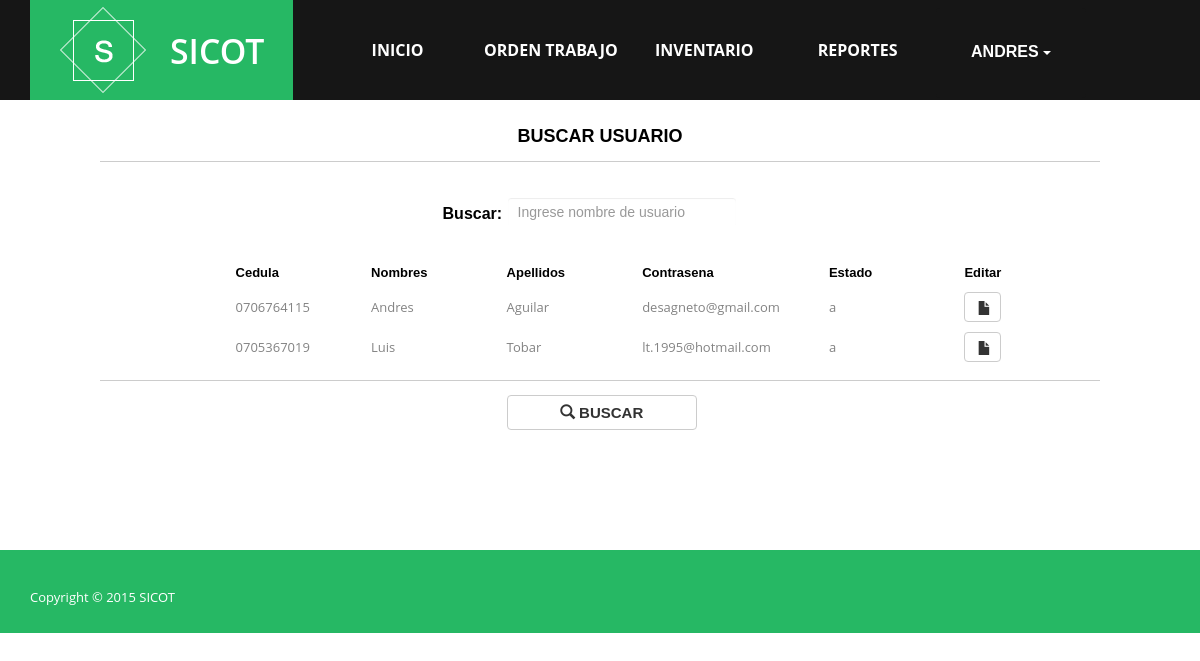
/usuario/buscarusuario/ (signed in), run on the app's committed database.
### principal/models.py (models this page shows, shortened)
class Usuario (AbstractBaseUser,PermissionsMixin):
    usu_cedula = models.CharField(primary_key=True,max_length = 10)
    usu_nombre = models.CharField(max_length = 20)
    usu_apellido = models.CharField(max_length = 50)
    usu_correo = models.EmailField()
    is_active = models.BooleanField(default=True)
    is_staff = models.BooleanField(default=True)
    EST_CHOICES = (
            (u'a', u'Activo'),
            (u'i', u'Inactivo'),
    )
    usu_estado = models.CharField(max_length = 1, choices=EST_CHOICES, default='a')
    object=UserManager()
    USERNAME_FIELD = 'usu_cedula'
    REQUIRED_FIELDS = ['usu_correo','usu_nombre']

### principal/views.py (the view)
# urls.py: url(r'^usuario/buscarusuario/',buscarusuario, name='buscarusuario'),
@login_required(login_url='/')
def buscarusuario(request):
    if request.method=='POST':
        usu=Usuario.objects.filter(usu_cedula__contains=request.POST["txtBuscar"]).values()
        return render_to_response('buscarusuario.html',{'usu':usu},context_instance=RequestContext(request))
    usu=Usuario.object.filter(usu_estado = "a")
    return render_to_response('buscarusuario.html',{'usu':usu},context_instance=RequestContext(request))

### templates/buscarusuario.html (shortened to what this page needs)
{% extends "menu.html" %}
{% load staticfiles %}
{% block content %}
    <form  method="post" id="formulario">
        <div class="table-responsive" >
            <table width="1000" border="0"  align="center">
                <tr>
                    <td width="56" class="titulos"></td>
                    <td height="5" colspan="2" class="titulos"></td>
                    <td colspan="3"></td>
                </tr>
                <tr>
                    <td>&nbsp;</td>
                    <td width="100">&nbsp;</td>
                    <td width="100">&nbsp;</td>
                    <td width="100">&nbsp;</td>
                    <td width="100">&nbsp;</td>
                    <td width="100">&nbsp;</td>
                    <td width="100">&nbsp;</td>
                </tr>
                <tr>
                    <td colspan="7" align="center" > <font color="black" face="Arial" size=4> <b> BUSCAR USUARIO </b></font>  </td>
                </tr>
                <tr>
                    <td colspan="7" class="titulos" height="10"><hr /></td>
                </tr>
                <tr>
                    <td>&nbsp;</td>
                    <td>&nbsp;</td>
                    <td align="right" colspan="1" style="height: 30px; width: 100px" valign="middle"><label> <font color="black" face="Arial" size=3>Buscar:&nbsp;</font></label>
                    </td>
                    <td align="left" colspan="2"><br> <input type="text" name="txtBuscar" style=" width: 230px ; height: 30px ;color: black" id="txtBuscar" class="form-control" placeholder="Ingrese nombre de usuario"> </td>
                    <td>&nbsp;</td>
                    <td>&nbsp;</td>
                </tr>
                <tr class="table table-hover">
                    <th height="30" width="100">&nbsp;</th>
                    <th  height="30" width="100" > <font color="black" face="Arial" size=2> Cedula </font></th>
                    <th height="30"  width="100"><font color="black" face="Arial" size=2> Nombres </font></th>
                    <th height="30"  width="100"><font color="black" face="Arial" size=2> Apellidos </font></th>
                    <th height="30"width="100"><font color="black" face="Arial" size=2> Contrasena </font></th>
                    <th height="30"  width="100"><font color="black" face="Arial" size=2> Estado </font></th>
                    <th height="30"  width="100"><font color="black" face="Arial" size=2> Editar </font></th>
                </tr>
                {% for item in usu %}
                    <tbody class="table table-hover">
                    <tr id="tr{{ item.id }}">
                        <td  height="40"></td>
                        <td  height="40" >{{ item.usu_cedula}}</td>
                        <td  height="40" >{{ item.usu_nombre }}</td>
                        <td  height="40" >{{ item.usu_apellido }}</td>
                        <td  height="40" >{{ item.usu_correo }}</td>
                        <td  height="40" >{{ item.usu_estado }}</td>
                        <td  height="30">
                            <button style="height: 30px; width: 37px" aria-label="Left Align" class="btn btn-default" type="button" onclick="window.location.href='{% url 'modificarusuario' item.usu_cedula %}'" >
                                <span class="glyphicon glyphicon-file" aria-hidden="true" > </span>
                            </button>
                        </td>
                    </tr>
                    </tbody>
                {% endfor %}
                <tr>
                    <td colspan="7" class="titulos" height="10"><hr /></td>
                </tr>
                <tr>
                    <td>&nbsp;</td>
                    <td>&nbsp;</td>
                    <td>&nbsp;</td>
                    <td colspan="2" align="left" > <button type="submit" style="font-size: 15px; width: 190px"   class="btn btn-default" aria-label="Left Align"  >
                        <span class="glyphicon glyphicon-search" aria-hidden="true" > </span>  <b> BUSCAR  </b>
                    </button> </td>
                    <td>&nbsp;</td>
                    <td>&nbsp;</td>
                </tr>
            </table>
        </div>
    </form>
{% endblock content %}

### templates/menu.html (shortened to what this page needs)
<!DOCTYPE html>
<html>
<head>
    {% load staticfiles %}
    {% block css %}
        <link rel="stylesheet" href="{% static 'css/bootstrap.min.css' %}">
        <link rel="stylesheet" href="{% static 'css/normalize.min.css' %}">
        <link rel="stylesheet" href="{% static 'css/animate.css' %}">
        <link rel="stylesheet" href="{% static 'css/font-awesome.min.css' %}">
        <link rel="stylesheet" href="{% static 'css/templatemo_misc.css' %}">
        <link rel="stylesheet" href="{% static 'css/templatemo_style.css' %}">
        <link rel="stylesheet" href="{% static 'css/formulario.css' %}">
    {% endblock css %}
</head>
<body>
<div id="front">
        <div class="site-header">
            <div class="container">
                <div class="row">
                    <div class="col-md-3 col-sm-10 col-xs-20">
                        <div id="templatemo_logo">
                            <h1><a href="{% url 'inicio' %}">SICOT</a></h1>
                        </div>
                    </div>
                    <div class="col-md-8 col-sm-20 col-xs-20">
                        <div class="main-menu">
                            <ul >
                                <li><a href="{% url 'inicio' %}">Inicio</a></li>
                                <li><a href="{% url 'orden' %}">Orden Trabajo</a></li>
                                <li><a href="{% url 'inventario' %}">Inventario</a></li>
                                <li><a href="{% url 'reporte' %}">Reportes</a></li>
                                <div class="btn-group">
                                  <button id="btnuser" style="font-size: 16px; width: 150px ;height: 90px; border: 0px; background: #161616; color: #ffffff" type="button" class="btn btn-default dropdown-toggle" data-toggle="dropdown" aria-haspopup="true" aria-expanded="false">
                                   <b>  {{ user.usu_nombre|upper}}  </b> <span class="caret"></span>
                                  </button>
                                </div>
                            </ul>
                        </div>
                    </div>
                </div>
            </div>
        </div>
    </div>
<div id="contenido" >
    {% block content %}  {% endblock content %}
</div>
</body>
<div class="site-footer">
        <div class="container">
            <div class="row">
                <div class="col-md-6 col-sm-6">
                    <span >
                    	Copyright &copy; 2015 <a href="#">SICOT</a>
                    </span>
                </div>
            </div>
        </div>
    </div>
</html>

### static/css/templatemo_style.css (style rules this page uses)
html, button, input, select, textarea { color: #222; }
hr { display: block; height: 1px; border: 0; border-top: 1px solid #ccc; margin: 1em 0; padding: 0; }
.main-menu ul, .site-slider ul, ul.social { padding: 0; margin: 0; list-style: none; }
form input[type="text"], form input[type="email"], form input[type="number"], form input[type="password"] { background: #fff; border: 1px solid #fff; padding: 7px 10px; width: 60%; }
html, body { font-size: 100%; width: 100%; height: 100%; -webkit-font-smoothing: antialiased; -moz-osx-font-smoothing: grayscale; vertical-align: baseline; }
body { font: 13px/21px "Open Sans", Arial, sans-serif; color: #838383; background-color: white; }
a { color: #26b864; text-decoration: none !important; -webkit-transition: all 200ms ease-in; -moz-transition: all 200ms ease-in; -ms-transition: all 200ms ease-in; -o-transition: all 200ms ease-in; transition: all 200ms ease-in; }
h1, h2, h3, h4, h5, h6 { font-family: "Open Sans", Arial, sans-serif; color: #444444; }
h1 { font-size: 2.6em; }
*, *:before, *:after { -moz-box-sizing: border-box; -webkit-box-sizing: border-box; box-sizing: border-box; }
.site-header { position: static; min-height: 100px; height: 100px; width: 100%; z-index: 9999; background-color: #161616; }
#templatemo_logo { background-color: #26b864; background-image: url(../images/templatemo_logo.png); background-repeat: no-repeat; background-position: 30px center; height: 100px; display: block; }
#templatemo_logo h1 { margin: 0; text-transform: uppercase; font-weight: 600; line-height: 102px; display: block; }
#templatemo_logo h1 a { margin-left: 140px; color: white; display: block; }
.main-menu { text-align: left; position: relative; width: 900px; }
.main-menu ul { position: absolute; background-color: #161616; width: 100%; }
.main-menu ul li { display: inline-block; width: 150px; text-align: center; line-height: 100px; }
.main-menu ul li a { color: white; font-weight: 700; font-size: 16px; text-transform: uppercase; outline: 0; border: 0; display: block; }
input, textarea { margin-bottom: 30px; background-color: #f6f7f8; padding: 14px; font-size: 14px; color: #838383; outline: 0; border: 0; border-bottom: 1px solid #b5c1c9; width: 100%; }
.site-footer { margin-top: 120px; background-color: #26b864; color: white; padding: 25px 0; }
.site-footer a { color: white; }
.site-footer span { margin-top: 12px; display: block; }

### data on the page
Usuario: usu_nombre "ANDRES", usu_cedula "0706764115", usu_nombre "Andres", usu_apellido "Aguilar", usu_correo "desagneto@gmail.com", usu_estado "a"
Usuario: usu_cedula "0705367019", usu_nombre "Luis", usu_apellido "Tobar", usu_correo "lt.1995@hotmail.com", usu_estado "a"
